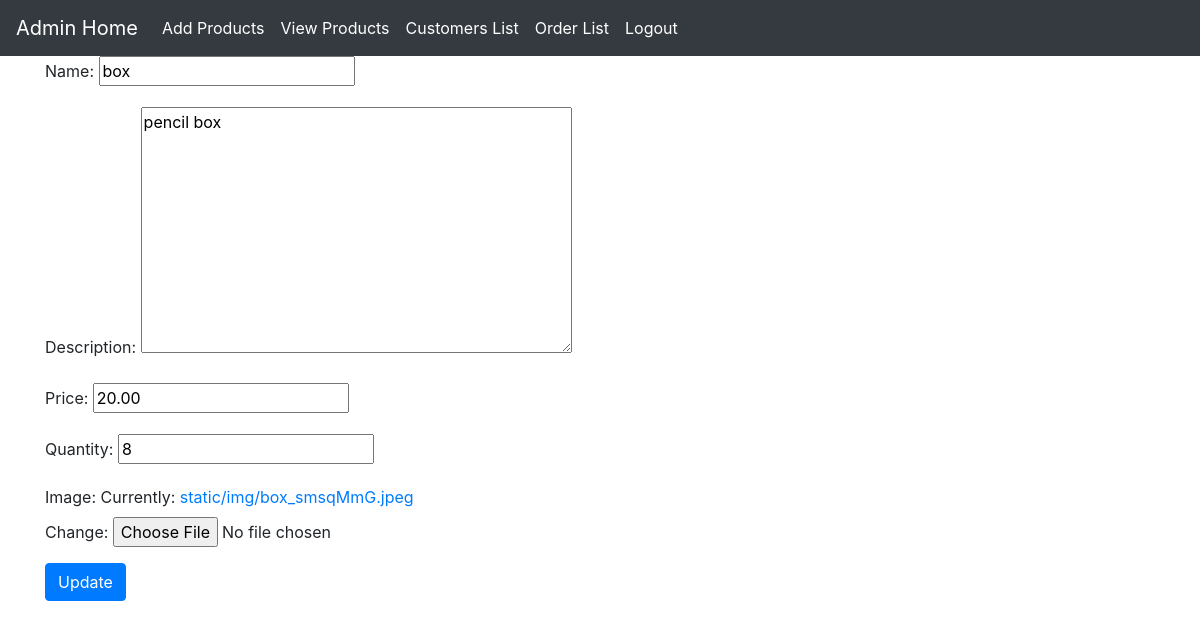
Page /update/18/ (signed in) on the committed database.
### webapp/models.py (models this page shows, shortened)
class Product(models.Model):
    name = models.CharField(max_length=100)
    description = models.TextField()
    price = models.DecimalField(max_digits=10, decimal_places=2)
    quantity = models.IntegerField()
    image = models.ImageField(upload_to='static/img/')

### webapp/views.py (the view)
# urls.py: path('update/<int:product_id>/', views.product_update, name='product_update'),
@login_required
def product_update(request, product_id):
    product = get_object_or_404(Product,id=product_id)
    if request.method == 'POST':
        form = ProductForm(request.POST, instance=product)
        if form.is_valid():
            form.save()
            return redirect('viewproduct_adm')
    else:
        form = ProductForm(instance=product)
    return render(request, 'webapp/update.html', {'form': form})

### webapp/forms.py
class ProductForm(ModelForm):
    class Meta:
        model = Product
        fields = ['name','description','price','quantity','image']

### templates/webapp/update.html (shortened to what this page needs)
{% extends 'webapp/adminhome.html' %}
{% block content %}
  <div class="container">
    <form method="post" action="">
      {{ form.as_p }}
      <button type="submit" class="btn btn-primary">Update</button>
    </form>
  </div>
{% endblock %}

### rows in the picture
Product: name "box", description "pencil box", price "20.00", quantity "8"
